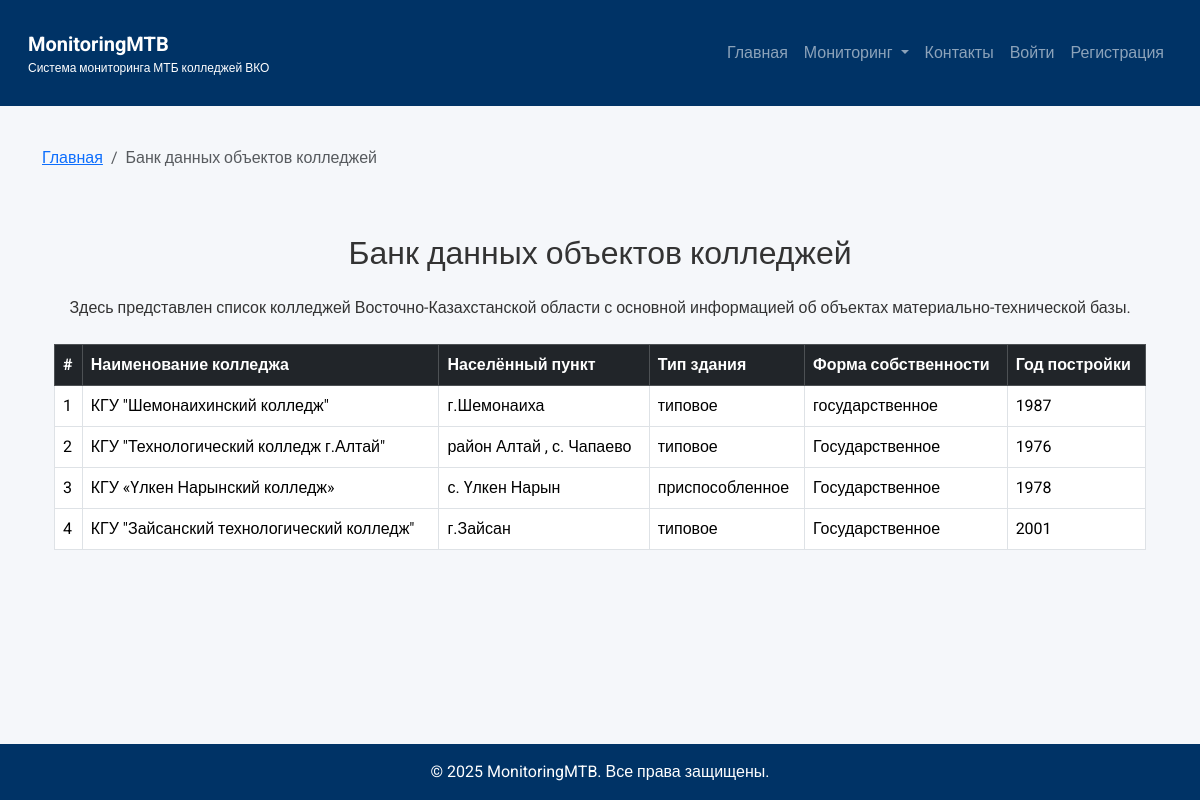
Screenshot of /database/ with the database file from the repository.
### colleges/models.py (models this page shows, shortened)
class College(models.Model):
    name = models.CharField(max_length=255, verbose_name="Наименование колледжа")
    city = models.CharField(max_length=255, verbose_name="Населенный пункт")
    building_type = models.CharField(max_length=255, verbose_name="Тип здания")
    ownership_form = models.CharField(max_length=255, verbose_name="Форма собственности")
    year_built = models.IntegerField(verbose_name="Год постройки")

### colleges/views.py (the view)
# urls.py: path('database/', views.database, name='database'),
def database(request):
    colleges = College.objects.all()
    return render(request, 'database.html', {
        'colleges': colleges,
        'page_title': 'Банк данных объектов колледжей'
    })

### templates/database.html
{% extends 'base.html' %}
{% block content %}
<div class="container mt-4">
    <h2 class="text-center mb-4">Банк данных объектов колледжей</h2>
    <p class="mb-4 text-center">
        Здесь представлен список колледжей Восточно-Казахстанской области с основной информацией об объектах материально-технической базы.
    </p>
    <table class="table table-bordered table-hover align-middle">
        <thead class="table-dark">
            <tr>
                <th>#</th>
                <th>Наименование колледжа</th>
                <th>Населённый пункт</th>
                <th>Тип здания</th>
                <th>Форма собственности</th>
                <th>Год постройки</th>
            </tr>
        </thead>
        <tbody>
            {% for college in colleges %}
            <tr>
                <td>{{ forloop.counter }}</td>
                <td>{{ college.name }}</td>
                <td>{{ college.city }}</td>
                <td>{{ college.building_type }}</td>
                <td>{{ college.ownership_form }}</td>
                <td>{{ college.year_built }}</td>
            </tr>
            {% empty %}
            <tr><td colspan="6" class="text-center">Данных пока нет.</td></tr>
            {% endfor %}
        </tbody>
    </table>
</div>
{% endblock %}

### templates/base.html (style rules this page uses)
body { font-family: 'Roboto', sans-serif; background-color: #F5F7FA; color: #333; }

### rows the page displays
College: name "КГУ \"Шемонаихинский колледж\"", city "г.Шемонаиха", building_type "типовое", ownership_form "государственное", year_built "1987"
College: name "КГУ \"Технологический колледж г.Алтай\"", city "район Алтай , с. Чапаево", building_type "типовое", ownership_form "Государственное", year_built "1976"
College: name "КГУ «Үлкен Нарынский колледж»", city "с. Үлкен Нарын", building_type "приспособленное", ownership_form "Государственное", year_built "1978"
College: name "КГУ \"Зайсанский технологический колледж\"", city "г.Зайсан", building_type "типовое", ownership_form "Государственное", year_built "2001"

### other values shown
{{ page_title }} "Банк данных объектов колледжей"
